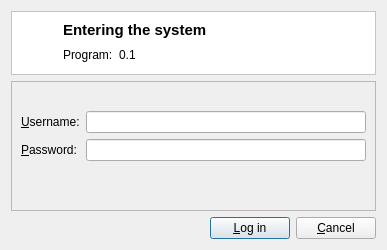
<?xml version="1.0" encoding="UTF-8"?>
<ui version="4.0">
 <class>Login</class>
 <widget class="QDialog" name="Login">
  <property name="geometry">
   <rect>
    <x>0</x>
    <y>0</y>
    <width>387</width>
    <height>250</height>
   </rect>
  </property>
  <property name="windowTitle">
   <string>Log in system</string>
  </property>
  <property name="windowIcon">
   <iconset resource="resources.qrc">
    <normaloff>:/default/static/default/icons/22x22/face-devilish.png</normaloff>:/default/static/default/icons/22x22/face-devilish.png</iconset>
  </property>
  <layout class="QGridLayout" name="gridLayout_2">
   <item row="0" column="0">
    <widget class="QFrame" name="headerFrame">
     <property name="styleSheet">
      <string notr="true">background-color:white;</string>
     </property>
     <property name="frameShape">
      <enum>QFrame::StyledPanel</enum>
     </property>
     <property name="frameShadow">
      <enum>QFrame::Plain</enum>
     </property>
     <layout class="QGridLayout" name="gridLayout">
      <item row="0" column="0" rowspan="2">
       <widget class="QLabel" name="label">
        <property name="minimumSize">
         <size>
          <width>36</width>
          <height>36</height>
         </size>
        </property>
        <property name="text">
         <string/>
        </property>
        <property name="pixmap">
         <pixmap resource="resources.qrc">:/default/static/default/icons/32x32/meeting-organizer.png</pixmap>
        </property>
       </widget>
      </item>
      <item row="0" column="1">
       <widget class="QLabel" name="titleLabel">
        <property name="sizePolicy">
         <sizepolicy hsizetype="MinimumExpanding" vsizetype="Preferred">
          <horstretch>0</horstretch>
          <verstretch>0</verstretch>
         </sizepolicy>
        </property>
        <property name="font">
         <font>
          <pointsize>11</pointsize>
          <weight>75</weight>
          <bold>true</bold>
         </font>
        </property>
        <property name="text">
         <string>Entering the system</string>
        </property>
        <property name="openExternalLinks">
         <bool>false</bool>
        </property>
       </widget>
      </item>
      <item row="1" column="1">
       <layout class="QHBoxLayout" name="horizontalLayout">
        <item>
         <widget class="QLabel" name="programLabel">
          <property name="text">
           <string>Program:</string>
          </property>
         </widget>
        </item>
        <item>
         <widget class="QLabel" name="programVersionLabel">
          <property name="text">
           <string>0.1</string>
          </property>
         </widget>
        </item>
        <item>
         <spacer name="horizontalSpacer">
          <property name="orientation">
           <enum>Qt::Horizontal</enum>
          </property>
          <property name="sizeHint" stdset="0">
           <size>
            <width>40</width>
            <height>20</height>
           </size>
          </property>
         </spacer>
        </item>
       </layout>
      </item>
     </layout>
    </widget>
   </item>
   <item row="1" column="0">
    <widget class="QFrame" name="formFrame">
     <property name="frameShape">
      <enum>QFrame::StyledPanel</enum>
     </property>
     <property name="frameShadow">
      <enum>QFrame::Plain</enum>
     </property>
     <layout class="QFormLayout" name="formLayout">
      <item row="0" column="0" colspan="2">
       <widget class="QLabel" name="statusLabel">
        <property name="sizePolicy">
         <sizepolicy hsizetype="MinimumExpanding" vsizetype="Preferred">
          <horstretch>0</horstretch>
          <verstretch>0</verstretch>
         </sizepolicy>
        </property>
        <property name="text">
         <string/>
        </property>
       </widget>
      </item>
      <item row="1" column="0">
       <widget class="QLabel" name="usernameLabel">
        <property name="text">
         <string>&amp;Username:</string>
        </property>
        <property name="buddy">
         <cstring>usernameLineEdit</cstring>
        </property>
       </widget>
      </item>
      <item row="1" column="1">
       <widget class="QLineEdit" name="usernameLineEdit"/>
      </item>
      <item row="2" column="0">
       <widget class="QLabel" name="passwordLabel">
        <property name="text">
         <string>&amp;Password:</string>
        </property>
        <property name="buddy">
         <cstring>passwordLineEdit</cstring>
        </property>
       </widget>
      </item>
      <item row="2" column="1">
       <widget class="QLineEdit" name="passwordLineEdit">
        <property name="echoMode">
         <enum>QLineEdit::Password</enum>
        </property>
       </widget>
      </item>
      <item row="3" column="0">
       <spacer name="verticalSpacer">
        <property name="orientation">
         <enum>Qt::Vertical</enum>
        </property>
        <property name="sizeHint" stdset="0">
         <size>
          <width>20</width>
          <height>14</height>
         </size>
        </property>
       </spacer>
      </item>
     </layout>
    </widget>
   </item>
   <item row="2" column="0">
    <layout class="QHBoxLayout" name="horizontalLayout_2">
     <item>
      <spacer name="horizontalSpacer_2">
       <property name="orientation">
        <enum>Qt::Horizontal</enum>
       </property>
       <property name="sizeHint" stdset="0">
        <size>
         <width>40</width>
         <height>20</height>
        </size>
       </property>
      </spacer>
     </item>
     <item>
      <widget class="QPushButton" name="loginPushButton">
       <property name="text">
        <string>&amp;Log in</string>
       </property>
       <property name="icon">
        <iconset resource="resources.qrc">
         <normaloff>:/default/static/default/icons/22x22/dialog-ok-apply.png</normaloff>:/default/static/default/icons/22x22/dialog-ok-apply.png</iconset>
       </property>
       <property name="default">
        <bool>true</bool>
       </property>
      </widget>
     </item>
     <item>
      <widget class="QPushButton" name="cancelPushButton">
       <property name="text">
        <string>&amp;Cancel</string>
       </property>
       <property name="icon">
        <iconset resource="resources.qrc">
         <normaloff>:/default/static/default/icons/22x22/dialog-cancel.png</normaloff>:/default/static/default/icons/22x22/dialog-cancel.png</iconset>
       </property>
      </widget>
     </item>
    </layout>
   </item>
  </layout>
 </widget>
 <resources>
  <include location="resources.qrc"/>
 </resources>
 <connections/>
</ui>
